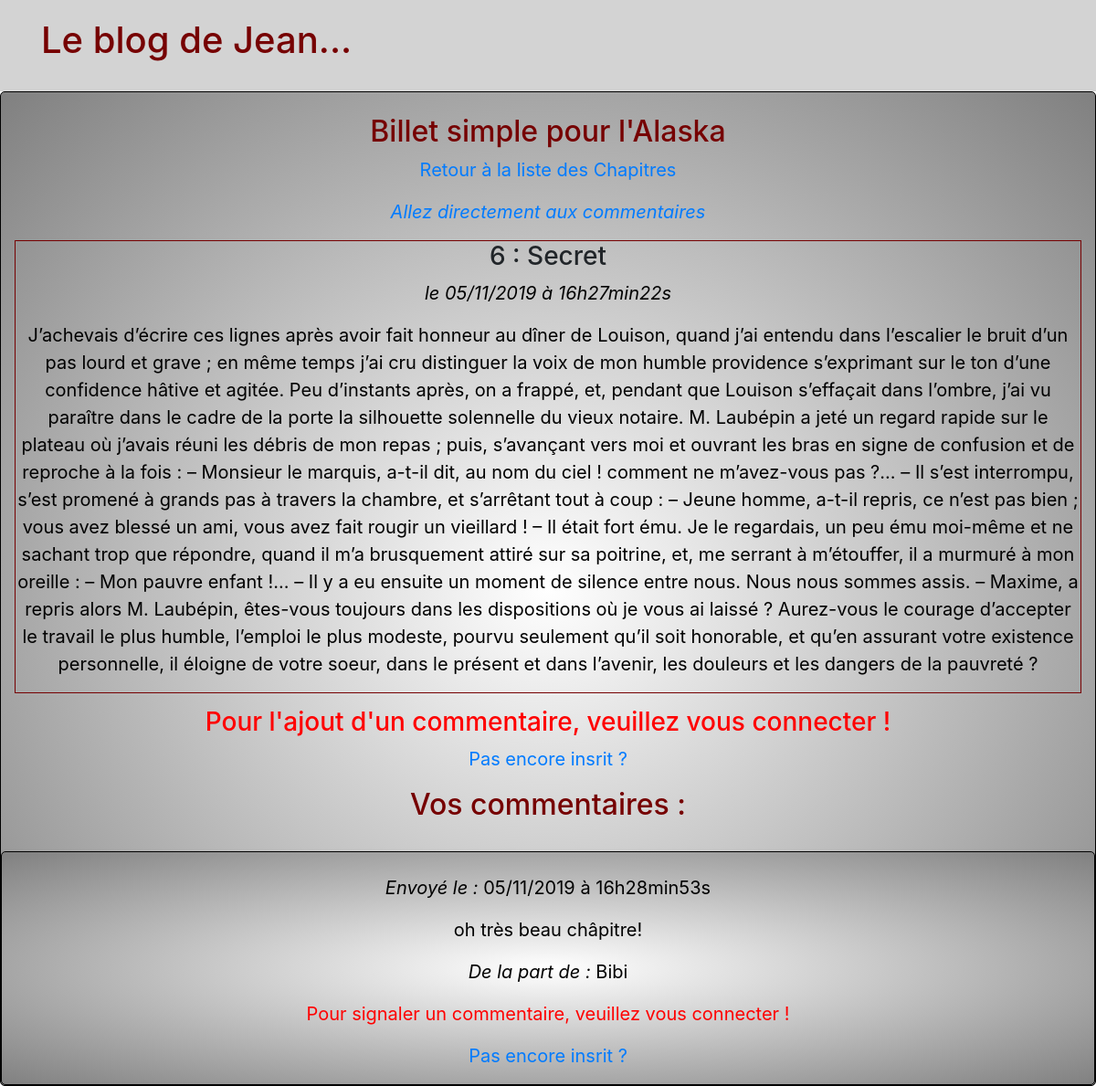
The app's page /index.php?action=post&id=56 with its own data.
### tables this page shows
CREATE TABLE IF NOT EXISTS `posts` (
  `id` int(11) NOT NULL AUTO_INCREMENT,
  `title` varchar(70) NOT NULL,
  `content` text NOT NULL,
  `creation_date` datetime NOT NULL,
  PRIMARY KEY (`id`)
);

CREATE TABLE IF NOT EXISTS `comments` (
  `id` int(11) NOT NULL AUTO_INCREMENT,
  `id_billet` int(11) NOT NULL,
  `id_user` int(11) NOT NULL,
  `comment` text NOT NULL,
  `signalement` tinyint(1) NOT NULL DEFAULT '0',
  `comment_date` datetime NOT NULL,
  PRIMARY KEY (`id`)
);

CREATE TABLE IF NOT EXISTS `users` (
  `id` int(11) NOT NULL AUTO_INCREMENT,
  `pseudo` varchar(255) NOT NULL,
  `mail` text NOT NULL,
  `motdepasse` varchar(255) NOT NULL,
  `droits` tinyint(1) DEFAULT '0',
  PRIMARY KEY (`id`)
);

### controller/frontend.php (called while the page is built, shortened)
<?php
require_once('model/PostManager.php');
require_once('model/CommentManager.php');
function post()
{
	$postManager = new PostManager();
	$commentManager = new CommentManager();
	$post = $postManager->getPost($_GET['id']);
	$comments = $commentManager->getComments($_GET['id']);
	require('view/frontend/postView.php');
}

### model/PostManager.php (called while the page is built, shortened)
<?php
class PostManager extends Manager
{
	public function getPost($postId)
	{
		$db = $this->dbConnect();
		$req = $db->prepare('SELECT id, title, content, DATE_FORMAT(creation_date, \'%d/%m/%Y à %Hh%imin%ss\') AS creation_date_fr FROM posts WHERE id = ?');
		$req->execute(array($postId));
		$post = $req->fetch();
		return $post;
	}
}

### model/CommentManager.php (called while the page is built, shortened)
<?php
class CommentManager extends Manager
{
	public function getComments($idBillet)
	{
		$db = $this->dbConnect();
		$comments = $db->prepare('SELECT comments.id, users.pseudo, comments.comment, DATE_FORMAT(comment_date, \'%d/%m/%Y à %Hh%imin%ss\') AS comment_date_fr FROM comments INNER JOIN users ON comments.id_user = users.id WHERE id_billet = ? ORDER BY comment_date DESC');
		$comments->execute(array($idBillet));
		return $comments;
	}
}

### view/frontend/postView.php (the view, shortened to what this page needs)
<div class="vuChapComment">
  <div align="center"><br>
   <h2 >Billet simple pour l'Alaska</h2>
   <p><a href="index.php?action=listPosts">Retour à la liste des Chapitres</a></p>
   <em><p><a href="#ancre bas de page">Allez directement aux commentaires</a></p></em>
   <div class="news">
    <h3>
     <?= ($post['title']) ?>
   </h3>
   <p><em> le <?= $post['creation_date_fr'] ?></em></p>
   <p>
     <?= nl2br($post['content']) ?>
   </p>
 </div>
 <?php  if(isset($_SESSION['id'])) { ?>
  <div class="commentaires" >
    <h2>Mon commentaire :</h2><br/>
    <form action="index.php?action=addComment&amp;id=<?=$post['id'] ?>"method="post">
     <div>
       <textarea id="comment" name="comment" placeholder="Votre texte"></textarea>
     </div>
     <div><br>
       <button type="submit"class="btn btn-primary">J'envoie mon commentaire !</button><br>
     </div>
   </form>
   <?php
 }else{
  echo '<h3 class="error">Pour l\'ajout d\'un commentaire, veuillez vous connecter !</h3>
  <p><a href="index.php?action=displFormulContact">Pas encore insrit ?</a></p>';
}
?>
<div>
  <h2 id="ancre bas de page" >Vos commentaires :</h2><br>
  <?php
            while ($comment = $comments->fetch())
            {
              ?>
              <div class="vuChapComment"><br>
                <p><em>Envoyé le : </em><?= $comment['comment_date_fr'] ?></p>
                <p><?= nl2br(htmlspecialchars($comment['comment'])) ?></p>
                <p><em>De la part de : </em><?= $comment['pseudo'] ?></p>
                <?php  if(isset($_SESSION['id'])) { ?>
                  <a href="index.php?action=signal&amp;id=<?=$comment['id'] ?>"><button type="submit"class="btn btn-primary">Signaler ce commentaire !</button></a><br><br>
                  <?php
                }else{
                  echo '<p class="error">Pour signaler un commentaire, veuillez vous connecter !</p>
                  <p><a href="index.php?action=displFormulContact">Pas encore insrit ?</a></p>';
                }
                ?>
              </div>
              <?php
            }
            ?>
          </div>
        </div>
      </div>
    <?php require('template.php'); ?>

### public/css/style.css (style rules this page uses)
h1, h2 { color: #760001; }
p { font-size: 20px; color: black; }
.news { border: 1px solid #760001; margin: 15px 15px 15px; }
.vuChapComment { background: radial-gradient(white,grey); border: 1px solid black; border-radius: 5px; }
.error { color: red; }

### records on screen
posts: title "6 : Secret", content "J’achevais d’écrire ces lignes après avoir fait honneur au dîner de Louison, quand j’ai entendu dans l’escalier le bruit d’un pas lourd et grave ; en même temps j’ai cru distinguer la voix de mon humble providence s’exprimant sur le ton d’une confidence hâtive et agitée. Peu d’instants après, on a frappé, et, pendant que Louison s’effaçait dans l’ombre, j’ai vu paraître dans le cadre de la porte la silhouette solennelle du vieux notaire. M. Laubépin a jeté un regard rapide sur le plateau où j’avais réuni les débris de mon repas ; puis, s’avançant vers moi et ouvrant les bras en signe de confusion et de reproche à la fois : – Monsieur le marquis, a-t-il dit, au nom du ciel ! comment ne…"
comments: comment_date_fr "05/11/2019 à 16h28min53s", comment "oh très beau châpitre!", id_user.pseudo "Bibi"

### other values on screen
$post['creation_date_fr'] "05/11/2019 à 16h27min22s"
